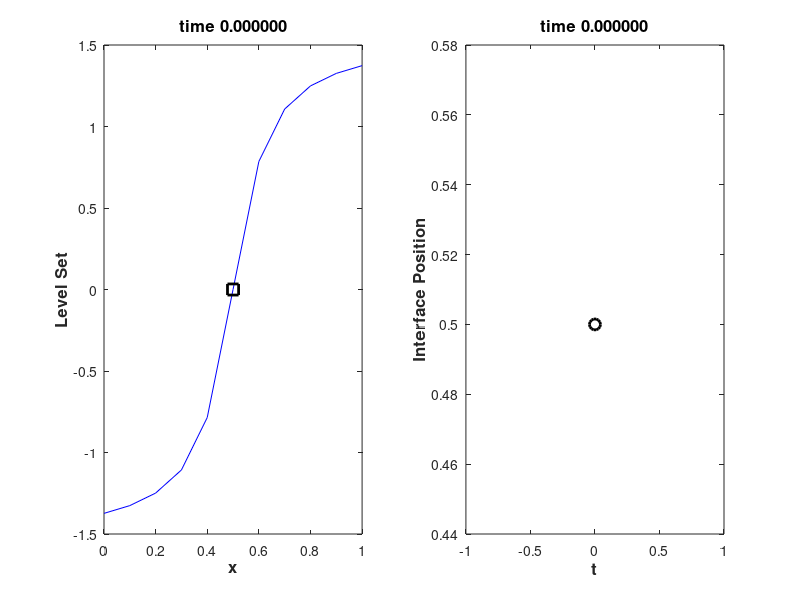

Source code (MATLAB): (Note: this script raises an error after producing the figure.)
% Driver file to simulate a moving interface, with position x(t) and 
% velocity u(x(t),t), in the domain [a,b] using the level set method
% (so that psi(x(t),t) = 0).

% user-supplied parameters
a = 0;                                  % left boundary of domain
b = 1;                                  % right boundary of domain
M = 11;                                 % # of grid points
T = 5;                                  % final time
N = 50;                                 % # of time steps to take
delay = 0.01;                           % animation delay (0: no animation)
u = @(x,t)(cos(2*pi*t)*ones(size(x)));  % domain velocity u(x,t)
phi0 = @(x)(atan((x-0.5*(a+b))*10));    % initial level set psi(x,0)

% set up domain and solution variables
x = linspace(a,b,M);
dt = T/N;
X = zeros(N+1,1);
t = 0:dt:T;

% create initial level set and save interface position
phi = phi0(x);
% phi = reinitializeFMM1D(x,phi,delay); %optional
% phi = reinitializePDE1D(x,phi,delay); %optional
X(1) = fzero(@(y)(interp1(x,phi,y,'pchip')),0.5*(a+b));

if (delay > 0)
    figure(1)
    subplot(1,2,1)
    plot(x,phi,'-b',X(1),0,'ks','linewidth',2,'markersize',8)
    title(sprintf('time %f', t(1)),'fontsize',12,'fontweight','bold');
    xlabel('x','fontsize',12,'fontweight','bold');
    ylabel('Level Set','fontsize',12,'fontweight','bold');
    subplot(1,2,2)
    plot(t(1:1),X(1:1),'-ok','linewidth',2,'markersize',8)
    title(sprintf('time %f', t(1)),'fontsize',12,'fontweight','bold');
    xlabel('t','fontsize',12,'fontweight','bold');
    ylabel('Interface Position','fontsize',12,'fontweight','bold');
    pause;
end

% main solution loop
for j=1:N
    
    % compute velocity at t_n + 0.5*dt
    u_nph = u(x,t(j)+0.5*dt);
    
    % advect level set
    phi = advect1D(x,phi,u_nph,dt);
    
    % reinitialize level set (optional)
    % phi = reinitializeFMM1D(x,phi);
    % phi = reinitializePDE1D(x,phi);
    
    % save interface position
    X(j+1) = fzero(@(y)(interp1(x,phi,y)),X(j),'pchip');
   
    if (delay > 0)
        figure(1)
        subplot(1,2,1)
        plot(x,phi,'-b',X(j+1),0,'ks','linewidth',2,'markersize',8)
        title(sprintf('time %f', t(j+1)),'fontsize',12,'fontweight','bold');
        xlabel('x','fontsize',12,'fontweight','bold');
        ylabel('Level Set','fontsize',12,'fontweight','bold');
        subplot(1,2,2)
        plot(t(1:j+1),X(1:j+1),'-ok','linewidth',2,'markersize',8)
        title(sprintf('time %f', t(j+1)),'fontsize',12,'fontweight','bold');
        xlabel('t','fontsize',12,'fontweight','bold');
        ylabel('Interface Position','fontsize',12,'fontweight','bold');
        pause(delay);
    end
    
end